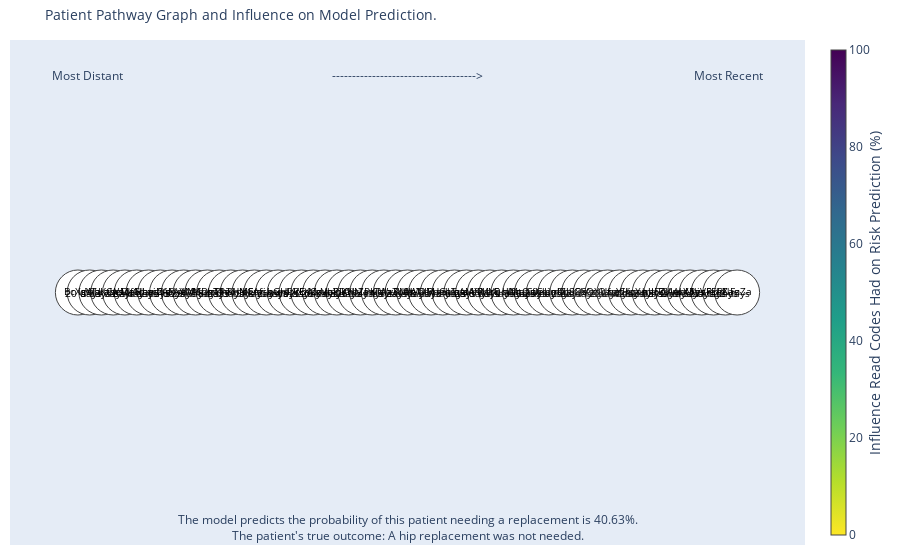

Here is the notebook cell this chart was saved with:
### Code cell
ga.plot_edge_act_plotly(edge_pos_df, pos_df, read_code_pos_df, years_in_advance, logits, outcome, filename='edge_activation_graph', html_open=False)

### Figure 1 — Plotly figure (JSON) as saved in the notebook; plotly's stock layout.template omitted (floating-point values rounded to 4 significant figures)
{"data": [{"hoverinfo": "none", "line": {"color": "#fde725", "width": 8}, "mode": "lines", "type": "scatter", "x": [0, 1, null], "y": [0, 0, null]}, {"hoverinfo": "none", "line": {"color": "#fde725", "width": 8}, "mode": "lines", "type": "scatter", "x": [1, 2, null], "y": [0, 0, null]}, {"hoverinfo": "none", "line": {"color": "#efe51c", "width": 8}, "mode": "lines", "type": "scatter", "x": [2, 3, null], "y": [0, 0, null]}, {"hoverinfo": "none", "line": {"color": "#fde725", "width": 8}, "mode": "lines", "type": "scatter", "x": [3, 4, null], "y": [0, 0, null]}, {"hoverinfo": "none", "line": {"color": "#fde725", "width": 8}, "mode": "lines", "type": "scatter", "x": [4, 5, null], "y": [0, 0, null]}, {"hoverinfo": "none", "line": {"color": "#fde725", "width": 8}, "mode": "lines", "type": "scatter", "x": [5, 6, null], "y": [0, 0, null]}, {"hoverinfo": "none", "line": {"color": "#f8e621", "width": 8}, "mode": "lines", "type": "scatter", "x": [6, 7, null], "y": [0, 0, null]}, {"hoverinfo": "none", "line": {"color": "#fde725", "width": 8}, "mode": "lines", "type": "scatter", "x": [7, 8, null], "y": [0, 0, null]}, {"hoverinfo": "none", "line": {"color": "#fde725", "width": 8}, "mode": "lines", "type": "scatter", "x": [8, 9, null], "y": [0, 0, null]}, {"hoverinfo": "none", "line": {"color": "#fde725", "width": 8}, "mode": "lines", "type": "scatter", "x": [9, 10, null], "y": [0, 0, null]}, {"hoverinfo": "none", "line": {"color": "#d8e219", "width": 8}, "mode": "lines", "type": "scatter", "x": [10, 11, null], "y": [0, 0, null]}, {"hoverinfo": "none", "line": {"color": "#fde725", "width": 8}, "mode": "lines", "type": "scatter", "x": [11, 12, null], "y": [0, 0, null]}, {"hoverinfo": "none", "line": {"color": "#fde725", "width": 8}, "mode": "lines", "type": "scatter", "x": [12, 13, null], "y": [0, 0, null]}, {"hoverinfo": "none", "line": {"color": "#f8e621", "width": 8}, "mode": "lines", "type": "scatter", "x": [13, 14, null], "y": [0, 0, null]}, {"hoverinfo": "none", "line": {"color": "#dde318", "width": 8}, "mode": "lines", "type": "scatter", "x": [14, 15, null], "y": [0, 0, null]}, {"hoverinfo": "none", "line": {"color": "#fde725", "width": 8}, "mode": "lines", "type": "scatter", "x": [15, 16, null], "y": [0, 0, null]}, {"hoverinfo": "none", "line": {"color": "#fde725", "width": 8}, "mode": "lines", "type": "scatter", "x": [16, 17, null], "y": [0, 0, null]}, {"hoverinfo": "none", "line": {"color": "#fde725", "width": 8}, "mode": "lines", "type": "scatter", "x": [17, 18, null], "y": [0, 0, null]}, {"hoverinfo": "none", "line": {"color": "#f8e621", "width": 8}, "mode": "lines", "type": "scatter", "x": [18, 19, null], "y": [0, 0, null]}, {"hoverinfo": "none", "line": {"color": "#fde725", "width": 8}, "mode": "lines", "type": "scatter", "x": [19, 20, null], "y": [0, 0, null]}, {"hoverinfo": "none", "line": {"color": "#fde725", "width": 8}, "mode": "lines", "type": "scatter", "x": [20, 21, null], "y": [0, 0, null]}, {"hoverinfo": "none", "line": {"color": "#fde725", "width": 8}, "mode": "lines", "type": "scatter", "x": [21, 22, null], "y": [0, 0, null]}, {"hoverinfo": "none", "line": {"color": "#fde725", "width": 8}, "mode": "lines", "type": "scatter", "x": [22, 23, null], "y": [0, 0, null]}, {"hoverinfo": "none", "line": {"color": "#fde725", "width": 8}, "mode": "lines", "type": "scatter", "x": [23, 24, null], "y": [0, 0, null]}, {"hoverinfo": "none", "line": {"color": "#d8e219", "width": 8}, "mode": "lines", "type": "scatter", "x": [24, 25, null], "y": [0, 0, null]}, {"hoverinfo": "none", "line": {"color": "#fde725", "width": 8}, "mode": "lines", "type": "scatter", "x": [25, 26, null], "y": [0, 0, null]}, {"hoverinfo": "none", "line": {"color": "#fbe723", "width": 8}, "mode": "lines", "type": "scatter", "x": [26, 27, null], "y": [0, 0, null]}, {"hoverinfo": "none", "line": {"color": "#f6e620", "width": 8}, "mode": "lines", "type": "scatter", "x": [27, 28, null], "y": [0, 0, null]}, {"hoverinfo": "none", "line": {"color": "#fde725", "width": 8}, "mode": "lines", "type": "scatter", "x": [28, 29, null], "y": [0, 0, null]}, {"hoverinfo": "none", "line": {"color": "#fde725", "width": 8}, "mode": "lines", "type": "scatter", "x": [29, 30, null], "y": [0, 0, null]}, {"hoverinfo": "none", "line": {"color": "#bddf26", "width": 8}, "mode": "lines", "type": "scatter", "x": [30, 31, null], "y": [0, 0, null]}, {"hoverinfo": "none", "line": {"color": "#fde725", "width": 8}, "mode": "lines", "type": "scatter", "x": [31, 32, null], "y": [0, 0, null]}, {"hoverinfo": "none", "line": {"color": "#fde725", "width": 8}, "mode": "lines", "type": "scatter", "x": [32, 33, null], "y": [0, 0, null]}, {"hoverinfo": "none", "line": {"color": "#fde725", "width": 8}, "mode": "lines", "type": "scatter", "x": [33, 34, null], "y": [0, 0, null]}, {"hoverinfo": "none", "line": {"color": "#eae51a", "width": 8}, "mode": "lines", "type": "scatter", "x": [34, 35, null], "y": [0, 0, null]}, {"hoverinfo": "none", "line": {"color": "#ece51b", "width": 8}, "mode": "lines", "type": "scatter", "x": [35, 36, null], "y": [0, 0, null]}, {"hoverinfo": "none", "line": {"color": "#fde725", "width": 8}, "mode": "lines", "type": "scatter", "x": [36, 37, null], "y": [0, 0, null]}, {"hoverinfo": "none", "line": {"color": "#fde725", "width": 8}, "mode": "lines", "type": "scatter", "x": [37, 38, null], "y": [0, 0, null]}, {"hoverinfo": "none", "line": {"color": "#fde725", "width": 8}, "mode": "lines", "type": "scatter", "x": [38, 39, null], "y": [0, 0, null]}, {"hoverinfo": "none", "line": {"color": "#fde725", "width": 8}, "mode": "lines", "type": "scatter", "x": [39, 40, null], "y": [0, 0, null]}, {"hoverinfo": "none", "line": {"color": "#dae319", "width": 8}, "mode": "lines", "type": "scatter", "x": [40, 41, null], "y": [0, 0, null]}, {"hoverinfo": "none", "line": {"color": "#fbe723", "width": 8}, "mode": "lines", "type": "scatter", "x": [41, 42, null], "y": [0, 0, null]}, {"hoverinfo": "none", "line": {"color": "#dfe318", "width": 8}, "mode": "lines", "type": "scatter", "x": [42, 43, null], "y": [0, 0, null]}, {"hoverinfo": "none", "line": {"color": "#73d056", "width": 8}, "mode": "lines", "type": "scatter", "x": [43, 44, null], "y": [0, 0, null]}, {"hoverinfo": "none", "line": {"color": "#dae319", "width": 8}, "mode": "lines", "type": "scatter", "x": [44, 45, null], "y": [0, 0, null]}, {"hoverinfo": "none", "line": {"color": "#b8de29", "width": 8}, "mode": "lines", "type": "scatter", "x": [45, 46, null], "y": [0, 0, null]}, {"hoverinfo": "none", "line": {"color": "#fde725", "width": 8}, "mode": "lines", "type": "scatter", "x": [46, 47, null], "y": [0, 0, null]}, {"hoverinfo": "none", "line": {"color": "#eae51a", "width": 8}, "mode": "lines", "type": "scatter", "x": [47, 48, null], "y": [0, 0, null]}, {"hoverinfo": "none", "line": {"color": "#fde725", "width": 8}, "mode": "lines", "type": "scatter", "x": [48, 49, null], "y": [0, 0, null]}, {"hoverinfo": "none", "line": {"color": "#fde725", "width": 8}, "mode": "lines", "type": "scatter", "x": [49, 50, null], "y": [0, 0, null]}, {"hoverinfo": "none", "line": {"color": "#fde725", "width": 8}, "mode": "lines", "type": "scatter", "x": [50, 51, null], "y": [0, 0, null]}, {"hoverinfo": "none", "line": {"color": "#dfe318", "width": 8}, "mode": "lines", "type": "scatter", "x": [51, 52, null], "y": [0, 0, null]}, {"hoverinfo": "none", "line": {"color": "#fde725", "width": 8}, "mode": "lines", "type": "scatter", "x": [52, 53, null], "y": [0, 0, null]}, {"hoverinfo": "none", "line": {"color": "#fde725", "width": 8}, "mode": "lines", "type": "scatter", "x": [53, 54, null], "y": [0, 0, null]}, {"hoverinfo": "none", "line": {"color": "#fde725", "width": 8}, "mode": "lines", "type": "scatter", "x": [54, 55, null], "y": [0, 0, null]}, {"hoverinfo": "none", "line": {"color": "#f6e620", "width": 8}, "mode": "lines", "type": "scatter", "x": [55, 56, null], "y": [0, 0, null]}, {"hoverinfo": "text", "hovertext": "Influence Read Code pair has on prediction: 0.0%", "marker": {"color": "#fde725", "size": 0}, "mode": "markers", "textfont": {"color": "black", "size": 1}, "type": "scatter", "x": [0.5], "y": [0]}, {"hoverinfo": "text", "hovertext": "Influence Read Code pair has on prediction: 0.0%", "marker": {"color": "#fde725", "size": 0}, "mode": "markers", "textfont": {"color": "black", "size": 1}, "type": "scatter", "x": [1.5], "y": [0]}, {"hoverinfo": "text", "hovertext": "Influence Read Code pair has on prediction: 2.54%", "marker": {"color": "#efe51c", "size": 0}, "mode": "markers", "textfont": {"color": "black", "size": 1}, "type": "scatter", "x": [2.5], "y": [0]}, {"hoverinfo": "text", "hovertext": "Influence Read Code pair has on prediction: 0.0%", "marker": {"color": "#fde725", "size": 0}, "mode": "markers", "textfont": {"color": "black", "size": 1}, "type": "scatter", "x": [3.5], "y": [0]}, {"hoverinfo": "text", "hovertext": "Influence Read Code pair has on prediction: 0.0%", "marker": {"color": "#fde725", "size": 0}, "mode": "markers", "textfont": {"color": "black", "size": 1}, "type": "scatter", "x": [4.5], "y": [0]}, {"hoverinfo": "text", "hovertext": "Influence Read Code pair has on prediction: 0.0%", "marker": {"color": "#fde725", "size": 0}, "mode": "markers", "textfont": {"color": "black", "size": 1}, "type": "scatter", "x": [5.5], "y": [0]}, {"hoverinfo": "text", "hovertext": "Influence Read Code pair has on prediction: 0.81%", "marker": {"color": "#f8e621", "size": 0}, "mode": "markers", "textfont": {"color": "black", "size": 1}, "type": "scatter", "x": [6.5], "y": [0]}, {"hoverinfo": "text", "hovertext": "Influence Read Code pair has on prediction: 0.0%", "marker": {"color": "#fde725", "size": 0}, "mode": "markers", "textfont": {"color": "black", "size": 1}, "type": "scatter", "x": [7.5], "y": [0]}, {"hoverinfo": "text", "hovertext": "Influence Read Code pair has on prediction: 0.0%", "marker": {"color": "#fde725", "size": 0}, "mode": "markers", "textfont": {"color": "black", "size": 1}, "type": "scatter", "x": [8.5], "y": [0]}, {"hoverinfo": "text", "hovertext": "Influence Read Code pair has on prediction: 0.03%", "marker": {"color": "#fde725", "size": 0}, "mode": "markers", "textfont": {"color": "black", "size": 1}, "type": "scatter", "x": [9.5], "y": [0]}, {"hoverinfo": "text", "hovertext": "Influence Read Code pair has on prediction: 6.24%", "marker": {"color": "#d8e219", "size": 0}, "mode": "markers", "textfont": {"color": "black", "size": 1}, "type": "scatter", "x": [10.5], "y": [0]}, {"hoverinfo": "text", "hovertext": "Influence Read Code pair has on prediction: 0.0%", "marker": {"color": "#fde725", "size": 0}, "mode": "markers", "textfont": {"color": "black", "size": 1}, "type": "scatter", "x": [11.5], "y": [0]}, {"hoverinfo": "text", "hovertext": "Influence Read Code pair has on prediction: 0.0%", "marker": {"color": "#fde725", "size": 0}, "mode": "markers", "textfont": {"color": "black", "size": 1}, "type": "scatter", "x": [12.5], "y": [0]}, {"hoverinfo": "text", "hovertext": "Influence Read Code pair has on prediction: 0.92%", "marker": {"color": "#f8e621", "size": 0}, "mode": "markers", "textfont": {"color": "black", "size": 1}, "type": "scatter", "x": [13.5], "y": [0]}, {"hoverinfo": "text", "hovertext": "Influence Read Code pair has on prediction: 5.16%", "marker": {"color": "#dde318", "size": 0}, "mode": "markers", "textfont": {"color": "black", "size": 1}, "type": "scatter", "x": [14.5], "y": [0]}, {"hoverinfo": "text", "hovertext": "Influence Read Code pair has on prediction: 0.0%", "marker": {"color": "#fde725", "size": 0}, "mode": "markers", "textfont": {"color": "black", "size": 1}, "type": "scatter", "x": [15.5], "y": [0]}, {"hoverinfo": "text", "hovertext": "Influence Read Code pair has on prediction: 0.09%", "marker": {"color": "#fde725", "size": 0}, "mode": "markers", "textfont": {"color": "black", "size": 1}, "type": "scatter", "x": [16.5], "y": [0]}, {"hoverinfo": "text", "hovertext": "Influence Read Code pair has on prediction: 0.0%", "marker": {"color": "#fde725", "size": 0}, "mode": "markers", "textfont": {"color": "black", "size": 1}, "type": "scatter", "x": [17.5], "y": [0]}, {"hoverinfo": "text", "hovertext": "Influence Read Code pair has on prediction: 0.79%", "marker": {"color": "#f8e621", "size": 0}, "mode": "markers", "textfont": {"color": "black", "size": 1}, "type": "scatter", "x": [18.5], "y": [0]}, {"hoverinfo": "text", "hovertext": "Influence Read Code pair has on prediction: 0.0%", "marker": {"color": "#fde725", "size": 0}, "mode": "markers", "textfont": {"color": "black", "size": 1}, "type": "scatter", "x": [19.5], "y": [0]}, {"hoverinfo": "text", "hovertext": "Influence Read Code pair has on prediction: 0.0%", "marker": {"color": "#fde725", "size": 0}, "mode": "markers", "textfont": {"color": "black", "size": 1}, "type": "scatter", "x": [20.5], "y": [0]}, {"hoverinfo": "text", "hovertext": "Influence Read Code pair has on prediction: 0.0%", "marker": {"color": "#fde725", "size": 0}, "mode": "markers", "textfont": {"color": "black", "size": 1}, "type": "scatter", "x": [21.5], "y": [0]}, {"hoverinfo": "text", "hovertext": "Influence Read Code pair has on prediction: 0.0%", "marker": {"color": "#fde725", "size": 0}, "mode": "markers", "textfont": {"color": "black", "size": 1}, "type": "scatter", "x": [22.5], "y": [0]}, {"hoverinfo": "text", "hovertext": "Influence Read Code pair has on prediction: 0.0%", "marker": {"color": "#fde725", "size": 0}, "mode": "markers", "textfont": {"color": "black", "size": 1}, "type": "scatter", "x": [23.5], "y": [0]}, {"hoverinfo": "text", "hovertext": "Influence Read Code pair has on prediction: 6.22%", "marker": {"color": "#d8e219", "size": 0}, "mode": "markers", "textfont": {"color": "black", "size": 1}, "type": "scatter", "x": [24.5], "y": [0]}, {"hoverinfo": "text", "hovertext": "Influence Read Code pair has on prediction: 0.0%", "marker": {"color": "#fde725", "size": 0}, "mode": "markers", "textfont": {"color": "black", "size": 1}, "type": "scatter", "x": [25.5], "y": [0]}, {"hoverinfo": "text", "hovertext": "Influence Read Code pair has on prediction: 0.41%", "marker": {"color": "#fbe723", "size": 0}, "mode": "markers", "textfont": {"color": "black", "size": 1}, "type": "scatter", "x": [26.5], "y": [0]}, {"hoverinfo": "text", "hovertext": "Influence Read Code pair has on prediction: 1.35%", "marker": {"color": "#f6e620", "size": 0}, "mode": "markers", "textfont": {"color": "black", "size": 1}, "type": "scatter", "x": [27.5], "y": [0]}, {"hoverinfo": "text", "hovertext": "Influence Read Code pair has on prediction: 0.0%", "marker": {"color": "#fde725", "size": 0}, "mode": "markers", "textfont": {"color": "black", "size": 1}, "type": "scatter", "x": [28.5], "y": [0]}, {"hoverinfo": "text", "hovertext": "Influence Read Code pair has on prediction: 0.0%", "marker": {"color": "#fde725", "size": 0}, "mode": "markers", "textfont": {"color": "black", "size": 1}, "type": "scatter", "x": [29.5], "y": [0]}, {"hoverinfo": "text", "hovertext": "Influence Read Code pair has on prediction: 10.12%", "marker": {"color": "#bddf26", "size": 0}, "mode": "markers", "textfont": {"color": "black", "size": 1}, "type": "scatter", "x": [30.5], "y": [0]}, {"hoverinfo": "text", "hovertext": "Influence Read Code pair has on prediction: 0.0%", "marker": {"color": "#fde725", "size": 0}, "mode": "markers", "textfont": {"color": "black", "size": 1}, "type": "scatter", "x": [31.5], "y": [0]}, {"hoverinfo": "text", "hovertext": "Influence Read Code pair has on prediction: 0.0%", "marker": {"color": "#fde725", "size": 0}, "mode": "markers", "textfont": {"color": "black", "size": 1}, "type": "scatter", "x": [32.5], "y": [0]}, {"hoverinfo": "text", "hovertext": "Influence Read Code pair has on prediction: 0.0%", "marker": {"color": "#fde725", "size": 0}, "mode": "markers", "textfont": {"color": "black", "size": 1}, "type": "scatter", "x": [33.5], "y": [0]}, {"hoverinfo": "text", "hovertext": "Influence Read Code pair has on prediction: 3.5%", "marker": {"color": "#eae51a", "size": 0}, "mode": "markers", "textfont": {"color": "black", "size": 1}, "type": "scatter", "x": [34.5], "y": [0]}, {"hoverinfo": "text", "hovertext": "Influence Read Code pair has on prediction: 2.85%", "marker": {"color": "#ece51b", "size": 0}, "mode": "markers", "textfont": {"color": "black", "size": 1}, "type": "scatter", "x": [35.5], "y": [0]}, {"hoverinfo": "text", "hovertext": "Influence Read Code pair has on prediction: 0.0%", "marker": {"color": "#fde725", "size": 0}, "mode": "markers", "textfont": {"color": "black", "size": 1}, "type": "scatter", "x": [36.5], "y": [0]}, {"hoverinfo": "text", "hovertext": "Influence Read Code pair has on prediction: 0.0%", "marker": {"color": "#fde725", "size": 0}, "mode": "markers", "textfont": {"color": "black", "size": 1}, "type": "scatter", "x": [37.5], "y": [0]}, {"hoverinfo": "text", "hovertext": "Influence Read Code pair has on prediction: 0.35%", "marker": {"color": "#fde725", "size": 0}, "mode": "markers", "textfont": {"color": "black", "size": 1}, "type": "scatter", "x": [38.5], "y": [0]}, {"hoverinfo": "text", "hovertext": "Influence Read Code pair has on prediction: 0.0%", "marker": {"color": "#fde725", "size": 0}, "mode": "markers", "textfont": {"color": "black", "size": 1}, "type": "scatter", "x": [39.5], "y": [0]}, {"hoverinfo": "text", "hovertext": "Influence Read Code pair has on prediction: 5.54%", "marker": {"color": "#dae319", "size": 0}, "mode": "markers", "textfont": {"color": "black", "size": 1}, "type": "scatter", "x": [40.5], "y": [0]}, {"hoverinfo": "text", "hovertext": "Influence Read Code pair has on prediction: 0.41%", "marker": {"color": "#fbe723", "size": 0}, "mode": "markers", "textfont": {"color": "black", "size": 1}, "type": "scatter", "x": [41.5], "y": [0]}, {"hoverinfo": "text", "hovertext": "Influence Read Code pair has on prediction: 4.85%", "marker": {"color": "#dfe318", "size": 0}, "mode": "markers", "textfont": {"color": "black", "size": 1}, "type": "scatter", "x": [42.5], "y": [0]}, {"hoverinfo": "text", "hovertext": "Influence Read Code pair has on prediction: 21.46%", "marker": {"color": "#73d056", "size": 0}, "mode": "markers", "textfont": {"color": "black", "size": 1}, "type": "scatter", "x": [43.5], "y": [0]}, {"hoverinfo": "text", "hovertext": "Influence Read Code pair has on prediction: 5.74%", "marker": {"color": "#dae319", "size": 0}, "mode": "markers", "textfont": {"color": "black", "size": 1}, "type": "scatter", "x": [44.5], "y": [0]}, {"hoverinfo": "text", "hovertext": "Influence Read Code pair has on prediction: 10.9%", "marker": {"color": "#b8de29", "size": 0}, "mode": "markers", "textfont": {"color": "black", "size": 1}, "type": "scatter", "x": [45.5], "y": [0]}, {"hoverinfo": "text", "hovertext": "Influence Read Code pair has on prediction: 0.0%", "marker": {"color": "#fde725", "size": 0}, "mode": "markers", "textfont": {"color": "black", "size": 1}, "type": "scatter", "x": [46.5], "y": [0]}, {"hoverinfo": "text", "hovertext": "Influence Read Code pair has on prediction: 3.37%", "marker": {"color": "#eae51a", "size": 0}, "mode": "markers", "textfont": {"color": "black", "size": 1}, "type": "scatter", "x": [47.5], "y": [0]}, {"hoverinfo": "text", "hovertext": "Influence Read Code pair has on prediction: 0.12%", "marker": {"color": "#fde725", "size": 0}, "mode": "markers", "textfont": {"color": "black", "size": 1}, "type": "scatter", "x": [48.5], "y": [0]}, {"hoverinfo": "text", "hovertext": "Influence Read Code pair has on prediction: 0.0%", "marker": {"color": "#fde725", "size": 0}, "mode": "markers", "textfont": {"color": "black", "size": 1}, "type": "scatter", "x": [49.5], "y": [0]}, {"hoverinfo": "text", "hovertext": "Influence Read Code pair has on prediction: 0.0%", "marker": {"color": "#fde725", "size": 0}, "mode": "markers", "textfont": {"color": "black", "size": 1}, "type": "scatter", "x": [50.5], "y": [0]}, {"hoverinfo": "text", "hovertext": "Influence Read Code pair has on prediction: 4.99%", "marker": {"color": "#dfe318", "size": 0}, "mode": "markers", "textfont": {"color": "black", "size": 1}, "type": "scatter", "x": [51.5], "y": [0]}, {"hoverinfo": "text", "hovertext": "Influence Read Code pair has on prediction: 0.0%", "marker": {"color": "#fde725", "size": 0}, "mode": "markers", "textfont": {"color": "black", "size": 1}, "type": "scatter", "x": [52.5], "y": [0]}, {"hoverinfo": "text", "hovertext": "Influence Read Code pair has on prediction: 0.0%", "marker": {"color": "#fde725", "size": 0}, "mode": "markers", "textfont": {"color": "black", "size": 1}, "type": "scatter", "x": [53.5], "y": [0]}, {"hoverinfo": "text", "hovertext": "Influence Read Code pair has on prediction: 0.0%", "marker": {"color": "#fde725", "size": 0}, "mode": "markers", "textfont": {"color": "black", "size": 1}, "type": "scatter", "x": [54.5], "y": [0]}, {"hoverinfo": "text", "hovertext": "Influence Read Code pair has on prediction: 1.25%", "marker": {"color": "#f6e620", "size": 0}, "mode": "markers", "textfont": {"color": "black", "size": 1}, "type": "scatter", "x": [55.5], "y": [0]}, {"hoverinfo": "text", "hovertext": ["210 ReadCode descript here", "461 ReadCode descript here", "106 ReadCode descript here", "421 ReadCode descript here", "322 ReadCode descript here", "499 ReadCode descript here", "343 ReadCode descript here", "70 ReadCode descript here", "444 ReadCode descript here", "254 ReadCode descript here", "64 ReadCode descript here", "98 ReadCode descript here", "91 ReadCode descript here", "12 ReadCode descript here", "320 ReadCode descript here", "5 ReadCode descript here", "104 ReadCode descript here", "392 ReadCode descript here", "226 ReadCode descript here", "480 ReadCode descript here", "347 ReadCode descript here", "77 ReadCode descript here", "456 ReadCode descript here", "361 ReadCode descript here", "454 ReadCode descript here", "379 ReadCode descript here", "65 ReadCode descript here", "252 ReadCode descript here", "20 ReadCode descript here", "136 ReadCode descript here", "328 ReadCode descript here", "20 ReadCode descript here", "262 ReadCode descript here", "330 ReadCode descript here", "254 ReadCode descript here", "487 ReadCode descript here", "490 ReadCode descript here", "150 ReadCode descript here", "140 ReadCode descript here", "422 ReadCode descript here", "453 ReadCode descript here", "338 ReadCode descript here", "81 ReadCode descript here", "335 ReadCode descript here", "365 ReadCode descript here", "24 ReadCode descript here", "114 ReadCode descript here", "204 ReadCode descript here", "312 ReadCode descript here", "29 ReadCode descript here", "424 ReadCode descript here", "48 ReadCode descript here", "482 ReadCode descript here", "74 ReadCode descript here", "45 ReadCode descript here", "57 ReadCode descript here", "413 ReadCode descript here"], "marker": {"cmax": 100, "cmin": 0, "color": "white", "colorbar": {"thickness": 15, "title": {"side": "right", "text": "Influence Read Codes Had on Risk Prediction (%)"}, "xanchor": "left"}, "colorscale": [[0, "#440154"], [0.1111, "#482878"], [0.2222, "#3e4989"], [0.3333, "#31688e"], [0.4444, "#26828e"], [0.5556, "#1f9e89"], [0.6667, "#35b779"], [0.7778, "#6ece58"], [0.8889, "#b5de2b"], [1, "#fde725"]], "line": {"width": 1}, "reversescale": true, "showscale": true, "size": 45}, "mode": "markers+text", "text": ["BcXsY", "igsTx", "WbKCx", "LopeD", "WsdfG", "MaHbe", "NhviD", "zczAF", "OjNvX", "aAXMY", "eMSqI", "MDnTI", "xzYhK", "TPwhM", "THNCA", "bEtvj", "nfsbG", "iyxnl", "uHuRE", "PVFXC", "LrMzx", "crUbY", "VaPDY", "jjKHN", "ObZPK", "JasTs", "wUIzZ", "WvRMt", "jUebT", "fIWOM", "UIRnG", "jUebT", "eUqts", "mAMfP", "aAXMY", "jIcrE", "LQcUl", "hlfcq", "MtOuC", "CfleL", "wldnD", "jmGJu", "hbSQs", "JSkAz", "SQXUf", "zQznn", "qzCIi", "YHqXn", "pohJt", "mIFZJ", "cRjAA", "UIobM", "wXRys", "lljVP", "cFEPl", "ahZan", "NFzZa"], "textfont": {"color": "black", "size": 10}, "textposition": "middle center", "type": "scatter", "x": [0, 1, 2, 3, 4, 5, 6, 7, 8, 9, 10, 11, 12, 13, 14, 15, 16, 17, 18, 19, 20, 21, 22, 23, 24, 25, 26, 27, 28, 29, 30, 31, 32, 33, 34, 35, 36, 37, 38, 39, 40, 41, 42, 43, 44, 45, 46, 47, 48, 49, 50, 51, 52, 53, 54, 55, 56], "y": [0, 0, 0, 0, 0, 0, 0, 0, 0, 0, 0, 0, 0, 0, 0, 0, 0, 0, 0, 0, 0, 0, 0, 0, 0, 0, 0, 0, 0, 0, 0, 0, 0, 0, 0, 0, 0, 0, 0, 0, 0, 0, 0, 0, 0, 0, 0, 0, 0, 0, 0, 0, 0, 0, 0, 0, 0]}], "layout": {"annotations": [{"align": "center", "font": {"color": "#000000", "size": 10}, "showarrow": false, "text": "20 days", "x": 0.5, "y": 0}, {"align": "center", "font": {"color": "#000000", "size": 10}, "showarrow": false, "text": "0 days", "x": 1.5, "y": 0}, {"align": "center", "font": {"color": "#070707", "size": 10}, "showarrow": false, "text": "13 days", "x": 2.5, "y": 0}, {"align": "center", "font": {"color": "#000000", "size": 10}, "showarrow": false, "text": "7 days", "x": 3.5, "y": 0}, {"align": "center", "font": {"color": "#000000", "size": 10}, "showarrow": false, "text": "27 days", "x": 4.5, "y": 0}, {"align": "center", "font": {"color": "#000000", "size": 10}, "showarrow": false, "text": "4 days", "x": 5.5, "y": 0}, {"align": "center", "font": {"color": "#020202", "size": 10}, "showarrow": false, "text": "2 days", "x": 6.5, "y": 0}, {"align": "center", "font": {"color": "#000000", "size": 10}, "showarrow": false, "text": "15 days", "x": 7.5, "y": 0}, {"align": "center", "font": {"color": "#000000", "size": 10}, "showarrow": false, "text": "15 days", "x": 8.5, "y": 0}, {"align": "center", "font": {"color": "#000000", "size": 10}, "showarrow": false, "text": "29 days", "x": 9.5, "y": 0}, {"align": "center", "font": {"color": "#111111", "size": 10}, "showarrow": false, "text": "17 days", "x": 10.5, "y": 0}, {"align": "center", "font": {"color": "#000000", "size": 10}, "showarrow": false, "text": "8 days", "x": 11.5, "y": 0}, {"align": "center", "font": {"color": "#000000", "size": 10}, "showarrow": false, "text": "29 days", "x": 12.5, "y": 0}, {"align": "center", "font": {"color": "#020202", "size": 10}, "showarrow": false, "text": "23 days", "x": 13.5, "y": 0}, {"align": "center", "font": {"color": "#0f0f0f", "size": 10}, "showarrow": false, "text": "15 days", "x": 14.5, "y": 0}, {"align": "center", "font": {"color": "#000000", "size": 10}, "showarrow": false, "text": "18 days", "x": 15.5, "y": 0}, {"align": "center", "font": {"color": "#000000", "size": 10}, "showarrow": false, "text": "2 days", "x": 16.5, "y": 0}, {"align": "center", "font": {"color": "#000000", "size": 10}, "showarrow": false, "text": "8 days", "x": 17.5, "y": 0}, {"align": "center", "font": {"color": "#020202", "size": 10}, "showarrow": false, "text": "16 days", "x": 18.5, "y": 0}, {"align": "center", "font": {"color": "#000000", "size": 10}, "showarrow": false, "text": "22 days", "x": 19.5, "y": 0}, {"align": "center", "font": {"color": "#000000", "size": 10}, "showarrow": false, "text": "26 days", "x": 20.5, "y": 0}, {"align": "center", "font": {"color": "#000000", "size": 10}, "showarrow": false, "text": "8 days", "x": 21.5, "y": 0}, {"align": "center", "font": {"color": "#000000", "size": 10}, "showarrow": false, "text": "18 days", "x": 22.5, "y": 0}, {"align": "center", "font": {"color": "#000000", "size": 10}, "showarrow": false, "text": "26 days", "x": 23.5, "y": 0}, {"align": "center", "font": {"color": "#111111", "size": 10}, "showarrow": false, "text": "26 days", "x": 24.5, "y": 0}, {"align": "center", "font": {"color": "#000000", "size": 10}, "showarrow": false, "text": "1 days", "x": 25.5, "y": 0}, {"align": "center", "font": {"color": "#010101", "size": 10}, "showarrow": false, "text": "15 days", "x": 26.5, "y": 0}, {"align": "center", "font": {"color": "#030303", "size": 10}, "showarrow": false, "text": "2 days", "x": 27.5, "y": 0}, {"align": "center", "font": {"color": "#000000", "size": 10}, "showarrow": false, "text": "1 days", "x": 28.5, "y": 0}, {"align": "center", "font": {"color": "#000000", "size": 10}, "showarrow": false, "text": "8 days", "x": 29.5, "y": 0}, {"align": "center", "font": {"color": "#1d1d1d", "size": 10}, "showarrow": false, "text": "20 days", "x": 30.5, "y": 0}, {"align": "center", "font": {"color": "#000000", "size": 10}, "showarrow": false, "text": "18 days", "x": 31.5, "y": 0}, {"align": "center", "font": {"color": "#000000", "size": 10}, "showarrow": false, "text": "6 days", "x": 32.5, "y": 0}, {"align": "center", "font": {"color": "#000000", "size": 10}, "showarrow": false, "text": "23 days", "x": 33.5, "y": 0}, {"align": "center", "font": {"color": "#090909", "size": 10}, "showarrow": false, "text": "9 days", "x": 34.5, "y": 0}, {"align": "center", "font": {"color": "#080808", "size": 10}, "showarrow": false, "text": "10 days", "x": 35.5, "y": 0}, {"align": "center", "font": {"color": "#000000", "size": 10}, "showarrow": false, "text": "19 days", "x": 36.5, "y": 0}, {"align": "center", "font": {"color": "#000000", "size": 10}, "showarrow": false, "text": "9 days", "x": 37.5, "y": 0}, {"align": "center", "font": {"color": "#000000", "size": 10}, "showarrow": false, "text": "5 days", "x": 38.5, "y": 0}, {"align": "center", "font": {"color": "#000000", "size": 10}, "showarrow": false, "text": "25 days", "x": 39.5, "y": 0}, {"align": "center", "font": {"color": "#101010", "size": 10}, "showarrow": false, "text": "29 days", "x": 40.5, "y": 0}, {"align": "center", "font": {"color": "#010101", "size": 10}, "showarrow": false, "text": "2 days", "x": 41.5, "y": 0}, {"align": "center", "font": {"color": "#0e0e0e", "size": 10}, "showarrow": false, "text": "27 days", "x": 42.5, "y": 0}, {"align": "center", "font": {"color": "#444444", "size": 10}, "showarrow": false, "text": "28 days", "x": 43.5, "y": 0}, {"align": "center", "font": {"color": "#101010", "size": 10}, "showarrow": false, "text": "12 days", "x": 44.5, "y": 0}, {"align": "center", "font": {"color": "#1f1f1f", "size": 10}, "showarrow": false, "text": "26 days", "x": 45.5, "y": 0}, {"align": "center", "font": {"color": "#000000", "size": 10}, "showarrow": false, "text": "14 days", "x": 46.5, "y": 0}, {"align": "center", "font": {"color": "#090909", "size": 10}, "showarrow": false, "text": "28 days", "x": 47.5, "y": 0}, {"align": "center", "font": {"color": "#000000", "size": 10}, "showarrow": false, "text": "2 days", "x": 48.5, "y": 0}, {"align": "center", "font": {"color": "#000000", "size": 10}, "showarrow": false, "text": "13 days", "x": 49.5, "y": 0}, {"align": "center", "font": {"color": "#000000", "size": 10}, "showarrow": false, "text": "12 days", "x": 50.5, "y": 0}, {"align": "center", "font": {"color": "#0e0e0e", "size": 10}, "showarrow": false, "text": "18 days", "x": 51.5, "y": 0}, {"align": "center", "font": {"color": "#000000", "size": 10}, "showarrow": false, "text": "15 days", "x": 52.5, "y": 0}, {"align": "center", "font": {"color": "#000000", "size": 10}, "showarrow": false, "text": "27 days", "x": 53.5, "y": 0}, {"align": "center", "font": {"color": "#000000", "size": 10}, "showarrow": false, "text": "11 days", "x": 54.5, "y": 0}, {"align": "center", "font": {"color": "#030303", "size": 10}, "showarrow": false, "text": "22 days", "x": 55.5, "y": 0}, {"showarrow": false, "text": "The model predicts the probability of this patient needing a replacement is 40.63%.<br>The patient's true outcome: A hip replacement was not needed.", "x": 0.5, "xref": "paper", "y": -0.002, "yref": "paper"}, {"showarrow": false, "text": "Most Recent", "x": 0.95, "xref": "paper", "y": 0.95, "yref": "paper"}, {"showarrow": false, "text": "Most Distant", "x": 0.05, "xref": "paper", "y": 0.95, "yref": "paper"}, {"showarrow": false, "text": "------------------------------------>", "x": 0.5, "xref": "paper", "y": 0.95, "yref": "paper"}], "hovermode": "closest", "margin": {"b": 15, "l": 10, "r": 5, "t": 40}, "showlegend": false, "title": {"font": {"size": 14}, "text": "Patient Pathway Graph and Influence on Model Prediction."}, "xaxis": {"showgrid": false, "showticklabels": false, "zeroline": false}, "yaxis": {"showgrid": false, "showticklabels": false, "zeroline": false}}}
